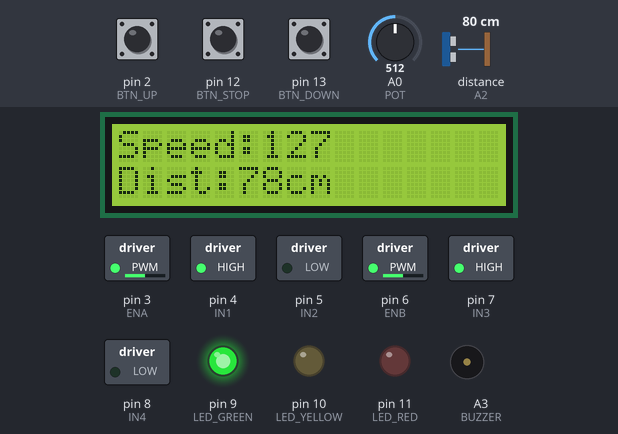
Recording of a sketch running on a simulated Arduino Uno, built with avr-gcc and run on an emulated ATmega328P. Shown: 16×2 character LCD, switched loads named in the sketch (green lamp = pin HIGH), output pins drawn as LEDs (lit = HIGH), buzzer (waves = sounding). Wiring (inferred from the names in the program): ultrasonic range finder: trigger A1; echo A2. Inputs (shaded band) come from the test bench; at power-on: A0 (POT) = 512, distance to the obstacle (sensor on A2) 80 cm, pin 2 (BTN_UP) HIGH, pin 12 (BTN_STOP) HIGH, pin 13 (BTN_DOWN) HIGH. The echo pulse lasts 58.3 µs per cm; pins used as bus, display or sensor lines are not drawn.

Above: at 1.2 s.
1.3 s: A0 (POT) set to 0
At 1.51 s:
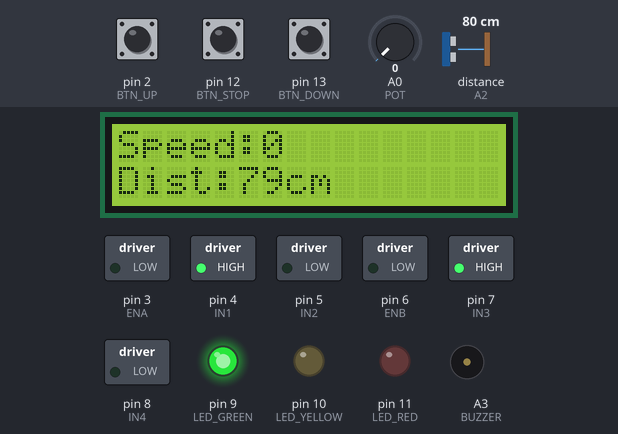
3.1 s: distance to the obstacle (sensor on A2) set to 34 cm
At 4.3 s:
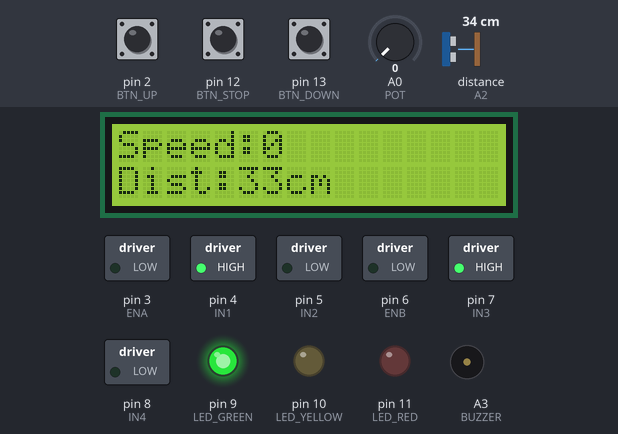
4.6 s: distance to the obstacle (sensor on A2) set to 29 cm
At 5.4 s:
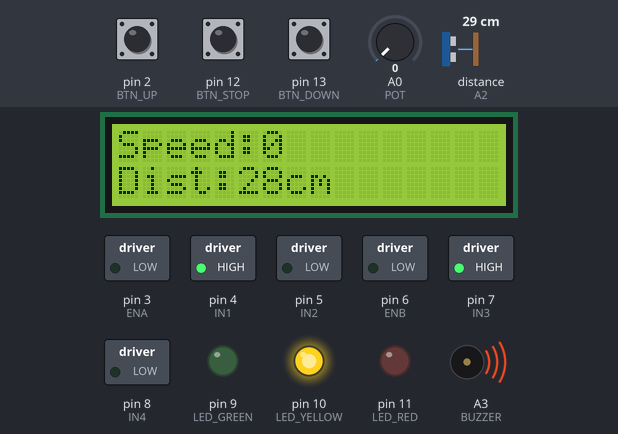
6.1 s: pin 2 (BTN_UP) pulled LOW for 0.15 s
At 6.27 s:
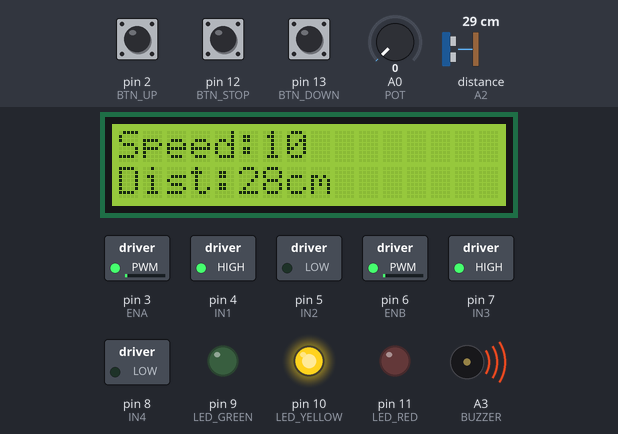
7.8 s: A0 (POT) set to 7
At 9.0 s:
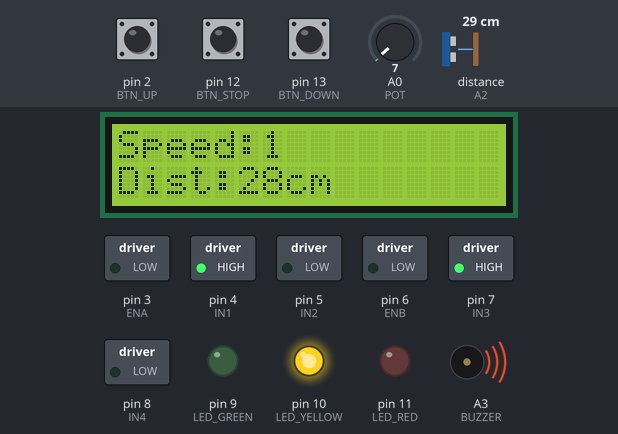
9.3 s: A0 (POT) set to 10
At 9.9 s:
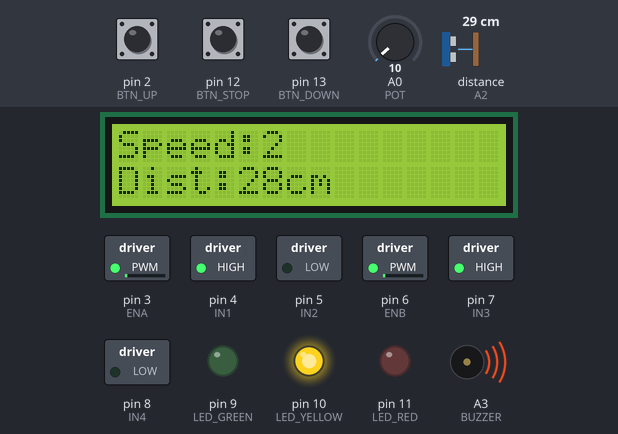
Timing chart, 0 to 11.8 s (numbered marks = the images above; inputs shaded):
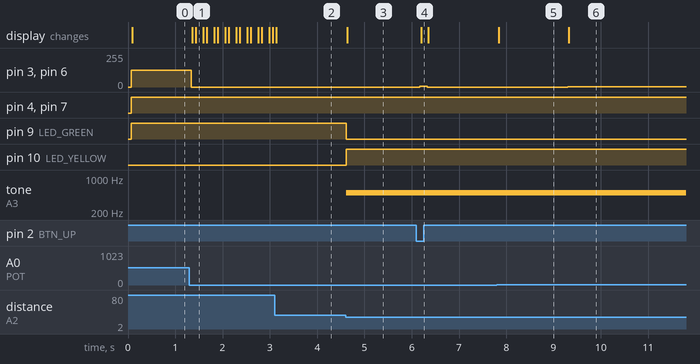

The sketch:

main.ino
```cpp
#include <Wire.h>
#include <LiquidCrystal_I2C.h>

LiquidCrystal_I2C lcd(0x27, 16, 2);

// ---------------- Motor Pins (L298) ----------------
#define ENA 3
#define IN1 4
#define IN2 5
#define ENB 6
#define IN3 7
#define IN4 8

// ---------------- LEDs ----------------
#define LED_GREEN 9
#define LED_YELLOW 10
#define LED_RED 11

// ---------------- Buttons ----------------
#define BTN_STOP 12
#define BTN_UP 2
#define BTN_DOWN 13

// ---------------- Buzzer ----------------
#define BUZZER A3

// ---------------- Ultrasonic ----------------
#define TRIG A1
#define ECHO A2

// ---------------- Potentiometer ----------------
#define POT A0

int speedValue = 150;
long distance = 0;

// ---------------- Setup ----------------
void setup() {
  pinMode(ENA, OUTPUT);
  pinMode(IN1, OUTPUT);
  pinMode(IN2, OUTPUT);
  pinMode(ENB, OUTPUT);
  pinMode(IN3, OUTPUT);
  pinMode(IN4, OUTPUT);

  pinMode(LED_GREEN, OUTPUT);
  pinMode(LED_YELLOW, OUTPUT);
  pinMode(LED_RED, OUTPUT);

  pinMode(BTN_STOP, INPUT_PULLUP);
  pinMode(BTN_UP, INPUT_PULLUP);
  pinMode(BTN_DOWN, INPUT_PULLUP);

  pinMode(BUZZER, OUTPUT);

  pinMode(TRIG, OUTPUT);
  pinMode(ECHO, INPUT);

  lcd.init();
  lcd.backlight();

  Serial.begin(9600);
}

// ---------------- Main Loop ----------------
void loop() {

  distance = readUltrasonic();

  int potValue = analogRead(POT);
  speedValue = map(potValue, 0, 1023, 0, 255);

  if (!digitalRead(BTN_STOP)) speedValue = 0;
  if (!digitalRead(BTN_UP)) speedValue = min(255, speedValue + 10);
  if (!digitalRead(BTN_DOWN)) speedValue = max(0, speedValue - 10);

  // -------- Behavior Logic --------
  if (distance > 30) {
    moveForward(speedValue);
    digitalWrite(LED_GREEN, HIGH);
    digitalWrite(LED_YELLOW, LOW);
    digitalWrite(LED_RED, LOW);
    noTone(BUZZER);
  }
  else if (distance > 10 && distance <= 30) {
    moveForward(speedValue / 2);
    digitalWrite(LED_GREEN, LOW);
    digitalWrite(LED_YELLOW, HIGH);
    digitalWrite(LED_RED, LOW);
    tone(BUZZER, 500);
  }
  else {
    stopMotors();
    digitalWrite(LED_GREEN, LOW);
    digitalWrite(LED_YELLOW, LOW);
    digitalWrite(LED_RED, HIGH);
    tone(BUZZER, 1000);
  }

  // -------- LCD Update --------
  lcd.setCursor(0,0);
  lcd.print("Speed:");
  lcd.print(speedValue);
  lcd.print("   ");

  lcd.setCursor(0,1);
  lcd.print("Dist:");
  lcd.print(distance);
  lcd.print("cm   ");

  delay(50);
}

// ---------------- Motor Control ----------------
void moveForward(int speed) {
  digitalWrite(IN1, HIGH);
  digitalWrite(IN2, LOW);
  digitalWrite(IN3, HIGH);
  digitalWrite(IN4, LOW);

  analogWrite(ENA, speed);
  analogWrite(ENB, speed);
}

void stopMotors() {
  digitalWrite(IN1, LOW);
  digitalWrite(IN2, LOW);
  digitalWrite(IN3, LOW);
  digitalWrite(IN4, LOW);
  analogWrite(ENA, 0);
  analogWrite(ENB, 0);
}

// ---------------- Ultrasonic Sensor ----------------
long readUltrasonic() {
  digitalWrite(TRIG, LOW);
  delayMicroseconds(2);
  digitalWrite(TRIG, HIGH);
  delayMicroseconds(10);
  digitalWrite(TRIG, LOW);

  long duration = pulseIn(ECHO, HIGH, 25000);
  return duration * 0.034 / 2;
}
```

Measured:
- the behaviour switches between 32 and 31 cm on distance to the obstacle (sensor on A2) (found by bisection; images 2 and 3)
- after the input at 1.3 s, pin 3 (ENA), pin 6 (ENB): 127/255 → 0/255 at once; the display: first changes after 0.06 s (image 1 shows a later state)
- after the input at 3.1 s, the display: changes at once (image 2)
- after the input at 4.6 s, pin 9 (LED_GREEN): HIGH → LOW at once; pin 10 (LED_YELLOW): LOW → HIGH at once; tone on A3 (BUZZER): silent → 500 Hz at once; the display: changes at once (image 3)
- after the input at 6.1 s, pin 3 (ENA), pin 6 (ENB): 0/255 → 5/255 after 0.07 s, → 0/255 0.15 s later; the display: changes after 0.10 s (image 4)
- after the input at 7.8 s, the display: changes at once (image 5)
- after the input at 9.3 s, pin 3 (ENA), pin 6 (ENB): 0/255 → 1/255 at once; the display: changes at once (image 6)
